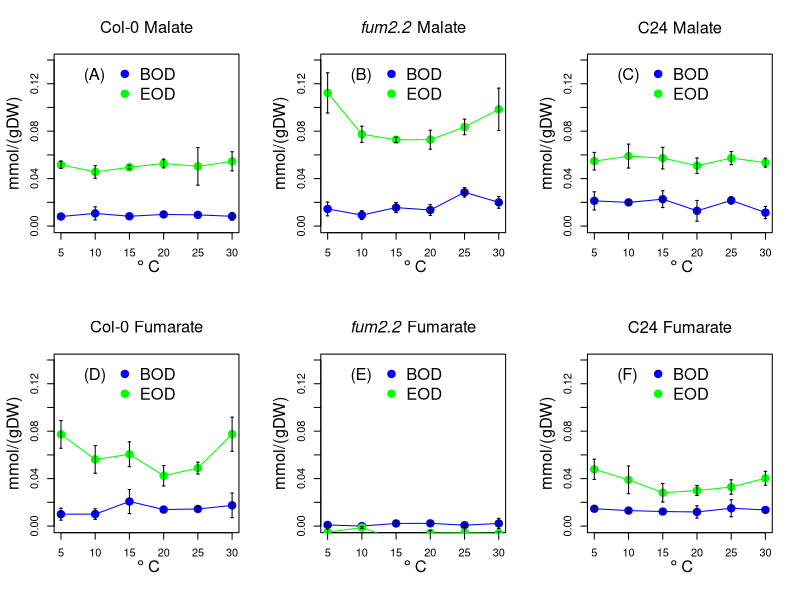

R code for this plot:
# Mal Fum Analysis July 2018

library(readxl)
library(Hmisc)
setwd("~/Desktop/Helena/6TempsPaper/ExpData/MetaboData")

dat = read_excel("MalFumResults.xlsx", sheet = 1)
#dat = read_excel("MalFumResults_D7.xlsx", sheet = 1)

conc <- function(A1,A2,con,vol){
  c = (A2-A1)*vol/(6300*1*0.05*con*10^(-3))
  return(c)
}

conc_mal = conc(dat$A1,dat$A2,dat$Concentration,1.21)
conc_fum = conc(dat$A2,dat$A3,dat$Concentration,1.31)

temps = c(5,10,15,20,25,30)

mal_fum <- function(con,geno,temps){
  metabo_BOD = c()
  se_BOD = c()
  metabo_EOD = c()
  se_EOD = c()
  for (t in temps){
    t_conc_metabo = con[which(dat$Genotype == geno & dat$DayTime == 'BOD' & dat$Temperature == t)]
    metabo_BOD = c(metabo_BOD,mean(t_conc_metabo))
    se_BOD = c(se_BOD,sd(t_conc_metabo)/sqrt(length(t_conc_metabo)))
    t_conc_metabo = con[which(dat$Genotype == geno & dat$DayTime == 'EOD' & dat$Temperature == t)]
    metabo_EOD = c(metabo_EOD,mean(t_conc_metabo))
    se_EOD = c(se_EOD,sd(t_conc_metabo)/sqrt(length(t_conc_metabo)))
  }
  return(list('metabo_BOD'=metabo_BOD,'metabo_EOD'=metabo_EOD,
              'se_BOD'=se_BOD,'se_EOD'=se_EOD))
}

ma = max(conc_mal,na.rm = TRUE)
mi = 0

malfum_plot <- function(genotype,concen,temps,title,a){
  amm = mal_fum(concen,genotype,temps)
  data_gen = matrix(rep(NA,8*6),nrow=8,ncol=6)
  colnames(data_gen)=c(5,10,15,20,25,30)
  data_gen[1,] = (amm$metabo_BOD)/4
  data_gen[8,] = (amm$metabo_EOD)/4
  for (i in seq(2,7)){
    data_gen[i,] = data_gen[i-1,] + (data_gen[8,]-data_gen[1,])/7
  }
  #View(data_gen)
  plot(temps,amm$metabo_BOD,type="o", col="blue",main=title,cex=1.5,pch=19,
       xlab='',ylab='',ylim=c(mi,ma),cex.main=1.5,col.axis=cl,col.lab=cl,col.main=cl)
  errbar(temps, amm$metabo_BOD, amm$metabo_BOD+amm$se_BOD, amm$metabo_BOD-amm$se_BOD,
         add=TRUE,col='blue')
  points(temps,amm$metabo_EOD,type="o",pch=19, col="green",cex=1.5)
  title(ylab=expression(paste('mmol/(gDW)')), line=2.2, cex.lab=1.5,col.lab=cl)
  title(xlab=expression(~degree~C), line=2.2, cex.lab=1.5,col.lab=cl)
  errbar(temps, amm$metabo_EOD, amm$metabo_EOD+amm$se_EOD, amm$metabo_EOD-amm$se_EOD,
         add=TRUE,col='green')
  legend("top",legend=c('BOD','EOD'),col=c('blue','green'),pch=c(19,19),cex=1.5,bty = "n")
  legend("topleft", a, bty="n",cex=1.5) 
}


cl = 'black'
par(mfrow=c(2,3),fg=cl) #,bg=NA,fg='white'

malfum_plot('col0',conc_mal,temps,expression('Col-0 Malate'),"(A)")
malfum_plot('fum2',conc_mal,temps,expression(paste(italic('fum2.2'),' Malate')),"(B)")
malfum_plot('c24',conc_mal,temps,expression('C24 Malate'),"(C)")

malfum_plot('col0',conc_fum,temps,expression('Col-0 Fumarate'),"(D)")
malfum_plot('fum2',conc_fum,temps,expression(paste(italic('fum2.2'),' Fumarate')),"(E)")
malfum_plot('c24',conc_fum,temps,expression('C24 Fumarate'),"(F)")
#dev.copy(png,'MalFum.png')
#dev.off()
